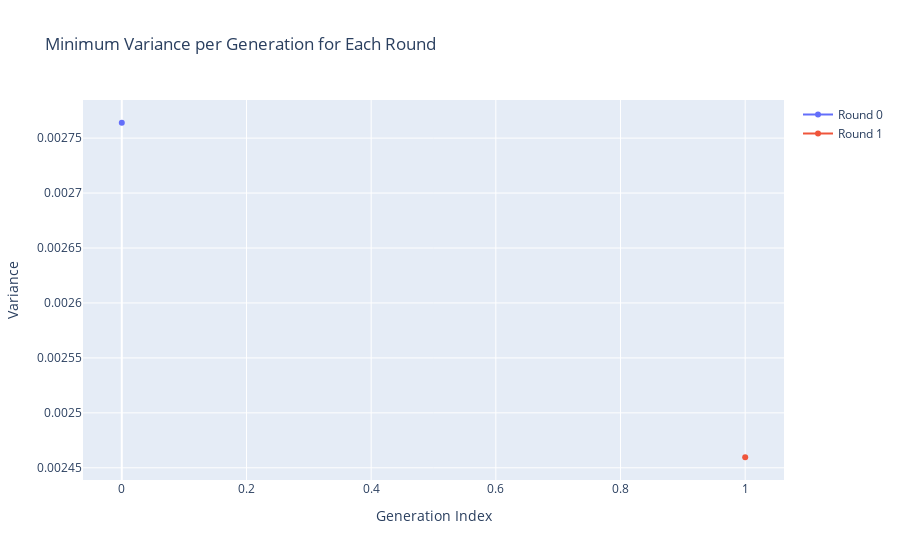

The cell this chart's notebook holds for it:
### Code cell
import plotly.graph_objects as go
import pandas as pd

# Example data (replace with your own)
data = logger.variances
for item in data:
    print(item)

# Convert to DataFrame for easy grouping
df = pd.DataFrame(data, columns=["round_idx", "gen_idx", "bitstring", "variance"])

# For each round & generation, find the row with minimum variance
df_min = df.loc[df.groupby(["round_idx", "gen_idx"])["variance"].idxmin()]

# Create interactive plot
fig = go.Figure()

for round_val, group in df_min.groupby("round_idx"):
    print(group)
    fig.add_trace(
        go.Scatter(
            x=group["gen_idx"],
            y=group["variance"],
            mode="lines+markers",
            name=f"Round {round_val}",
            text=[f"Bitstring: {b}" for b in group["bitstring"]],
            hovertemplate="Gen: %{x}<br>Variance: %{y}<br>%{text}"
        )
    )

fig.update_layout(
    title="Minimum Variance per Generation for Each Round",
    xaxis_title="Generation Index",
    yaxis_title="Variance",
    hovermode="closest"
)

fig.show()

### Figure 1 — Plotly figure (JSON) as saved in the notebook; plotly's stock layout.template omitted (floating-point values rounded to 4 significant figures)
{"data": [{"hovertemplate": "Gen: %{x}<br>Variance: %{y}<br>%{text}", "mode": "lines+markers", "name": "Round 0", "text": ["Bitstring: [0, 0, 1, 0, 0, 1, 1, 1, 0, 0, 1, 1, 1, 1, 1, 1, 0, 0, 0, 0, 0, 0, 1, 0, 1, 0, 0, 1, 0, 1]"], "type": "scatter", "x": [0], "y": [0.002764]}, {"hovertemplate": "Gen: %{x}<br>Variance: %{y}<br>%{text}", "mode": "lines+markers", "name": "Round 1", "text": ["Bitstring: [0, 1, 1, 0, 0, 1, 0, 0, 0, 0, 0, 1, 1, 1, 1, 1, 1, 1, 0, 0, 1, 0, 0, 1, 1, 1, 0, 1, 0, 0]"], "type": "scatter", "x": [1], "y": [0.00246]}], "layout": {"hovermode": "closest", "title": {"text": "Minimum Variance per Generation for Each Round"}, "xaxis": {"title": {"text": "Generation Index"}}, "yaxis": {"title": {"text": "Variance"}}}}
